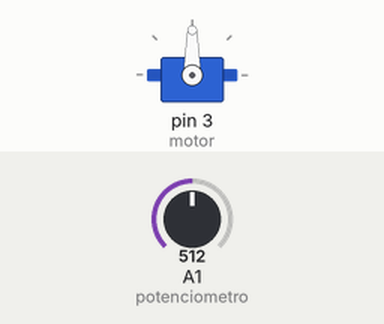
Bench run of a sketch on a simulated Arduino Uno, built with avr-gcc and run on an emulated ATmega328P. On the bench: servo. The inputs (shaded band) are chosen by the test bench; at power-on: A1 (potenciometro) = 512.

Above: at 1.2 s.
1.3 s: A1 (potenciometro) set to 716
At 2.5 s:
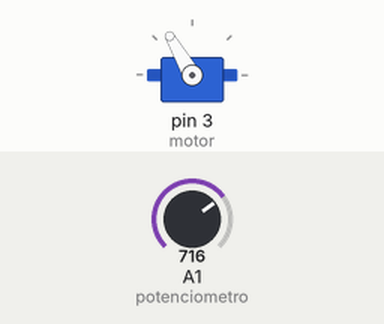
2.8 s: A1 (potenciometro) set to 900
At 3.8 s:
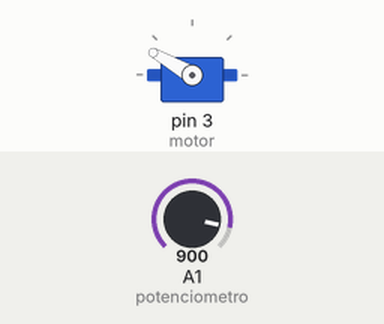
4.3 s: A1 (potenciometro) set to 1023
At 5.0 s:
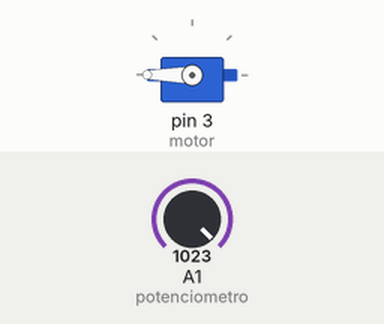
5.8 s: A1 (potenciometro) set to 306
At 6.1 s:
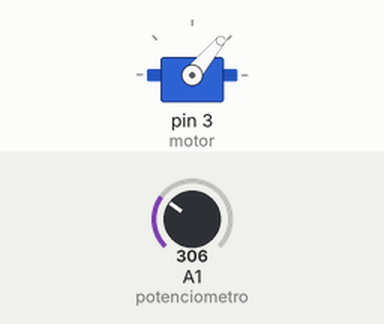
7.3 s: A1 (potenciometro) set to 122
At 8.5 s:
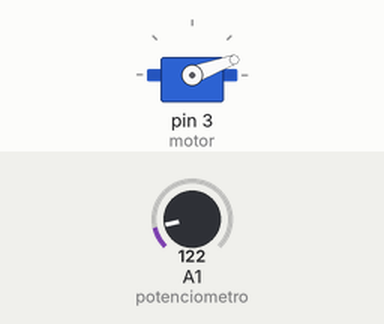
8.8 s: A1 (potenciometro) set to 511
At 9.6 s:
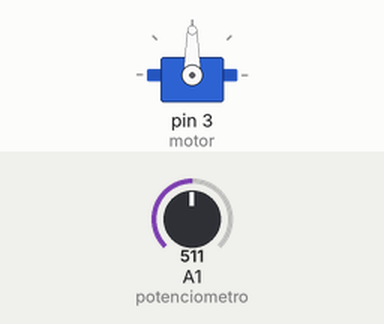
Timing chart, 0 to 11.3 s (numbered marks = the images above; inputs shaded):
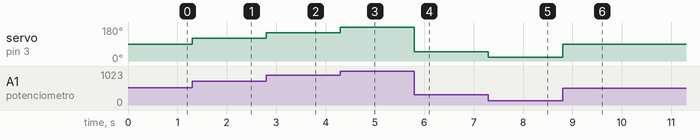

Measured:
- after the input at 1.3 s, servo on pin 3 (motor): 90° → 120° at once
- after the input at 2.8 s, servo on pin 3 (motor): 120° → 150° at once
- after the input at 4.3 s, servo on pin 3 (motor): 150° → 180° at once
- after the input at 5.8 s, servo on pin 3 (motor): 180° → 50° at once
- after the input at 7.3 s, servo on pin 3 (motor): 50° → 20° at once
- after the input at 8.8 s, servo on pin 3 (motor): 20° → 90° at once

The sketch:

servo_potenciometro.ino
```cpp
//montagem: http://labdegaragem.com/profiles/blogs/tutorial-arduino-com-servomotor
#include <Servo.h>

Servo motor;//declaro uma variavel do tipo Servo
int potenciometro = 1; // Define o pino do Arduino que o potenciômetro está conectado
int valor = 0;
int posicaoServo = 0;

void setup(){
  Serial.begin(9600);
  motor.attach(3);
}

void loop (){
  valor = analogRead(potenciometro); //Recebe o valor do potenciômetro
  //180 = 1023
  //0 = 0
  posicaoServo = (((valor/10) * 18)/102)*10;//simplifico dividindo por 10 para o arduino fazer a conta corretamente
  motor.write(posicaoServo); //movo o servo
}
```
